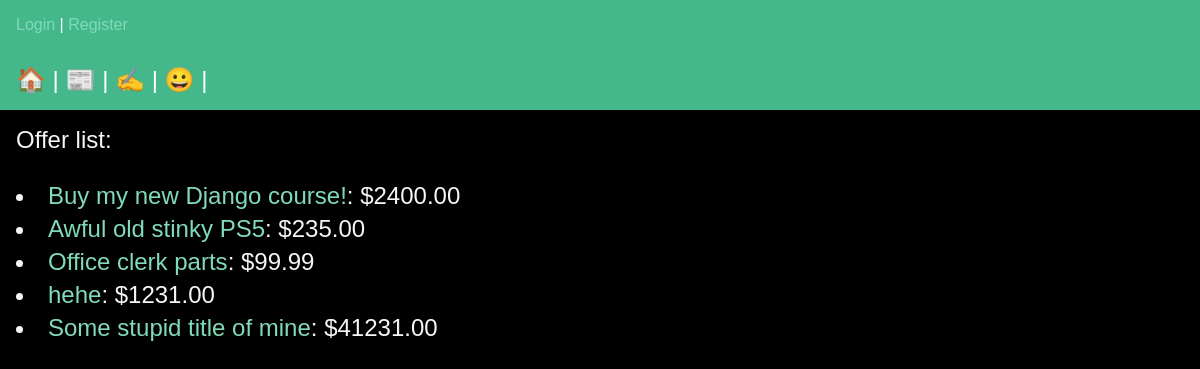
The page /offermain on the database as committed earlier.
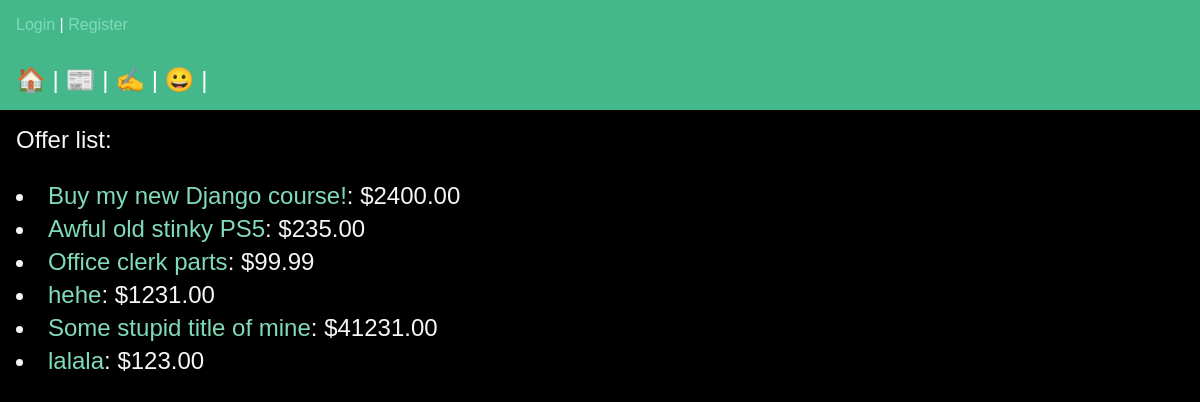
The same page on the database as committed later.
### tradeapp/models.py (models this page shows, shortened)
class Offer(models.Model):
    title = models.CharField(max_length=200)
    description = models.TextField()
    price = models.DecimalField(max_digits=10, decimal_places=2)
    image = models.ImageField(upload_to='images/', blank=True, null=True)
    posted_date = models.DateTimeField(auto_now_add=True)
    user = models.ForeignKey(User, on_delete=models.CASCADE)

### tradeapp/views.py (the view)
# urls.py: path("offermain", views.offermain, name="offermain"),
def offermain(request):
	offers = Offer.objects.all()
	return render(request, "offermain.html", {"offers" : offers})

### tradeapp/templates/offermain.html (shortened to what this page needs)
{% extends "base.html" %} {% block content %}
<head>Offer list:</head>
<br>
<ul class="offer-list">
    {% for offer in offers %}
        <li>
            <p><a href="offermain/{{ offer.id }}">{{ offer.title }}</a>: ${{ offer.price }}</p>
        </li>
    {% endfor %}
</ul>
{% endblock %}

Rows that differ between the two databases and show on the page:
added Offer: title "lalala", price "123.00"
